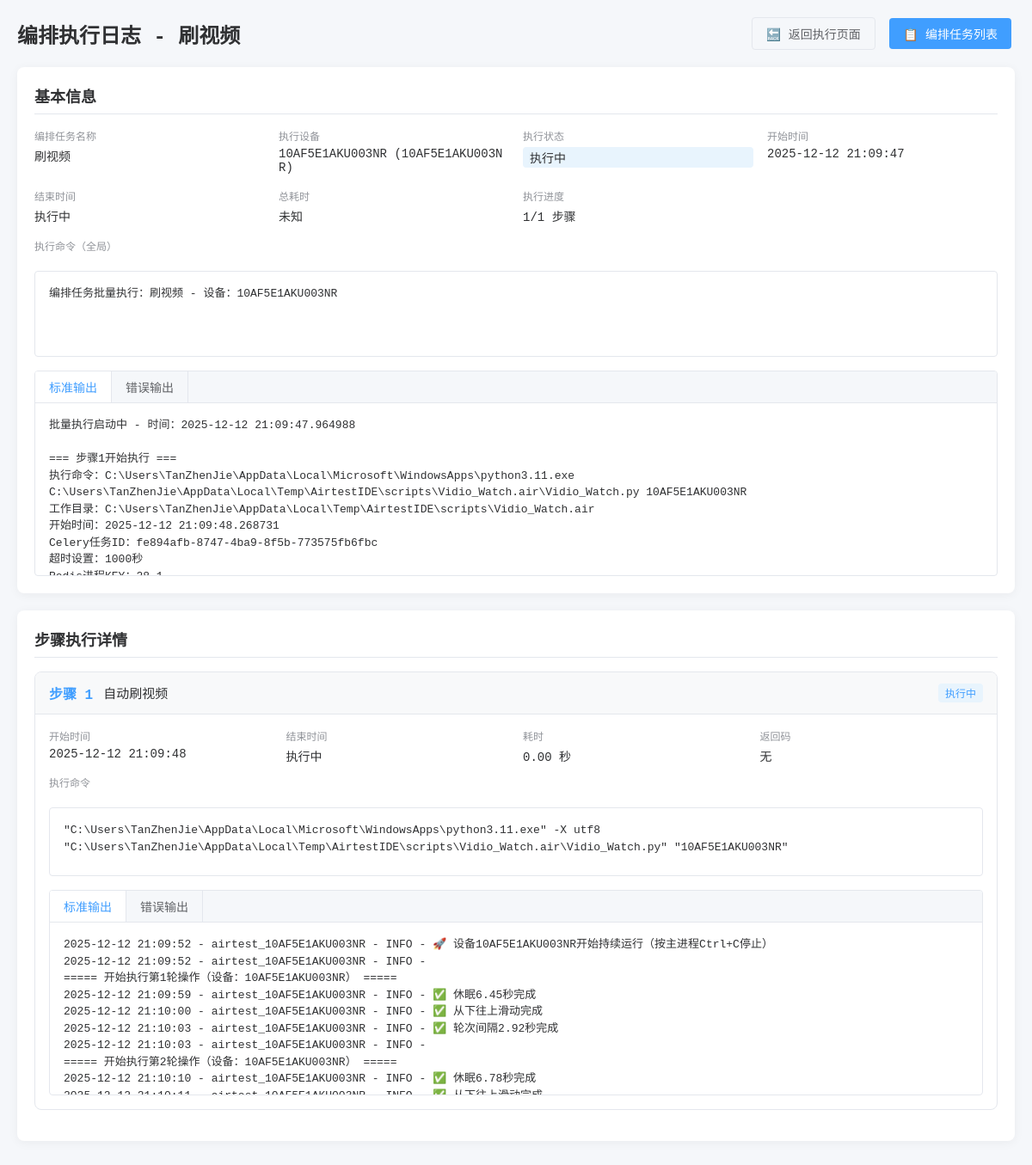
/task_orchestration/log/28/, run on an earlier commit of the app's database.
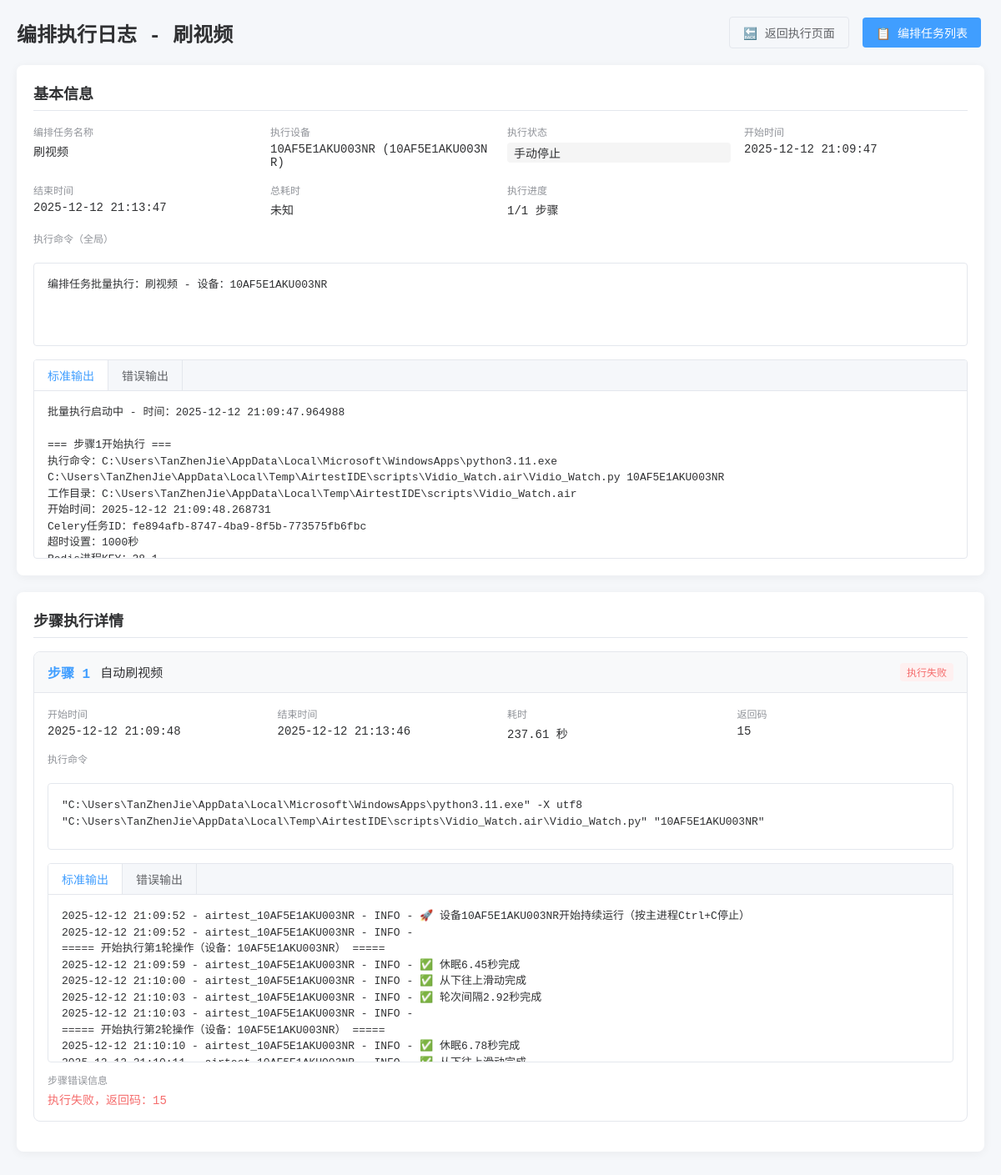
And on a later commit of the database.
### task_orchestration/models.py (models this page shows, shortened)
class OrchestrationLog(models.Model):
    EXEC_STATUS = (
        ("running", "执行中"),
        ("completed", "已完成"),
        ("part_failed", "部分失败"),
        ("failed", "执行失败"),
        ("stopped", "手动停止"),
    )
    orchestration = models.ForeignKey(
        OrchestrationTask,
        on_delete=models.CASCADE,
        related_name="logs",
        verbose_name="关联编排任务"
    )
    device = models.ForeignKey(
        ADBDevice,
        on_delete=models.CASCADE,
        verbose_name="执行设备",
        default=1
    )
    exec_status = models.CharField("执行状态", max_length=20, choices=EXEC_STATUS, default="running")
    exec_command = models.TextField("执行命令", blank=True, null=True)  # 新增
    stdout = models.TextField("标准输出", blank=True, null=True)  # 新增
    stderr = models.TextField("错误输出", blank=True, null=True)  # 新增
    exec_duration = models.FloatField("执行耗时(秒)", blank=True, null=True)  # 新增
    total_steps = models.PositiveIntegerField("总步骤数")
    completed_steps = models.PositiveIntegerField("已完成步骤数", default=0)
    error_msg = models.TextField("错误信息", blank=True, null=True)
    start_time = models.DateTimeField("开始时间", default=timezone.now)
    end_time = models.DateTimeField("结束时间", blank=True, null=True)
    class Meta:
        verbose_name = "编排执行日志"
        verbose_name_plural = "编排执行日志管理"
        ordering = ["-start_time"]

class OrchestrationTask(models.Model):
    TASK_STATUS = (
        ("draft", "草稿"),
        ("active", "已激活"),
        ("disabled", "已禁用"),
    )
    name = models.CharField("编排任务名称", max_length=100, unique=True)
    description = models.TextField("描述", blank=True, null=True)
    status = models.CharField("状态", max_length=20, choices=TASK_STATUS, default="draft")
    create_time = models.DateTimeField("创建时间", default=timezone.now)
    update_time = models.DateTimeField("更新时间", auto_now=True)
    class Meta:
        verbose_name = "编排任务"
        verbose_name_plural = "编排任务管理"
        ordering = ["-create_time"]

class StepExecutionLog(models.Model):
    EXEC_STATUS = (
        ("pending", "待执行"),
        ("running", "执行中"),
        ("completed", "已完成"),
        ("timeout", "执行超时"),
        ("failed", "执行失败"),
        ("stopped", "已停止"),
        ("error", "系统错误"),
    )
    orchestration_log = models.ForeignKey(
        OrchestrationLog,
        on_delete=models.CASCADE,
        related_name="step_logs",
        verbose_name="所属编排日志"
    )
    step = models.ForeignKey(
        TaskStep,
        on_delete=models.CASCADE,
        verbose_name="关联步骤"
    )
    exec_status = models.CharField("执行状态", max_length=20, choices=EXEC_STATUS, default="pending")
    exec_command = models.TextField("执行命令", blank=True, null=True)  # 新增
    stdout = models.TextField("标准输出", blank=True, null=True)  # 新增
    stderr = models.TextField("错误输出", blank=True, null=True)  # 新增
    return_code = models.IntegerField("返回码", blank=True, null=True)  # 新增
    exec_duration = models.FloatField("执行耗时(秒)", blank=True, null=True)  # 新增
    error_msg = models.TextField("步骤错误信息", blank=True, null=True)
    start_time = models.DateTimeField("开始时间", default=timezone.now)
    end_time = models.DateTimeField("结束时间", blank=True, null=True)
    class Meta:
        verbose_name = "步骤执行日志"
        verbose_name_plural = "步骤执行日志管理"
        ordering = ["step__execution_order"]

class TaskStep(models.Model):
    orchestration = models.ForeignKey(
        OrchestrationTask,
        on_delete=models.CASCADE,
        related_name="steps",
        verbose_name="所属编排任务"
    )
    script_task = models.ForeignKey(
        ScriptTask,
        on_delete=models.CASCADE,
        verbose_name="关联脚本任务"
    )
    execution_order = models.PositiveIntegerField("执行顺序")
    run_duration = models.PositiveIntegerField("运行时长(秒)", help_text="指定该子任务运行多久后自动停止")
    create_time = models.DateTimeField("创建时间", default=timezone.now)
    class Meta:
        verbose_name = "子任务步骤"
        verbose_name_plural = "子任务步骤管理"
        ordering = ["execution_order"]
        unique_together = ["orchestration", "execution_order"]  # 确保同编排任务内顺序唯一

### adb_manager/models.py (models this page shows, shortened)
class ADBDevice(BaseModel):
    device_name = models.CharField(
        "设备名称",
        max_length=50,
        help_text="如：游戏手机1"
    )
    device_ip = models.GenericIPAddressField(
        "设备IP",
        blank=True,
        null=True,
        help_text="局域网IP（序列号连接时可不填），如192.168.3.100"
    )
    device_port = models.IntegerField(
        "ADB端口",
        default=5555,
        blank=True,
        null=True,
        help_text="默认5555（序列号连接时可不填）"
    )
    device_serial = models.CharField(
        "设备序列号",
        max_length=100,
        blank=True,
        null=True,
        help_text="ADB设备序列号（优先使用），如10AF5E1AKU003NR或192.168.3.100:5555"
    )
    is_active = models.BooleanField("是否启用监控", default=True)
    user = models.ForeignKey(
        CustomUser,
        on_delete=models.SET_NULL,
        null=True,
        blank=True,
        verbose_name="关联用户",
        help_text="绑定该设备的用户（为空则所有用户可操作）"
    )
    class Meta:
        verbose_name = "ADB设备"
        verbose_name_plural = "ADB设备管理"
        unique_together = ("device_ip", "device_port")
    @property
    def adb_connect_str(self):
        if self.device_serial and self.device_serial.strip():
            return self.device_serial.strip()
        if self.device_ip and self.device_port:
            return f"{self.device_ip}:{self.device_port}"
        return ""  # 修复：返回空字符串而非None

### script_center/models.py (models this page shows, shortened)
class ScriptTask(models.Model):
    TASK_STATUS = (
        ("draft", "草稿"),
        ("active", "已激活"),
        ("disabled", "已禁用"),
    )
    task_name = models.CharField("任务名称", max_length=100, unique=True, help_text="如：自动化测试任务1")
    task_desc = models.TextField("任务描述", blank=True, null=True, help_text="任务详细说明")
    python_path = models.CharField("Python解释器路径", max_length=500,
                                  default=r"C:\Users\TanZhenJie\AppData\Local\Microsoft\WindowsApps\python3.11.exe",
                                  help_text="Python.exe的完整路径")
    script_path = models.CharField("脚本文件路径", max_length=500,
                                  help_text="如：C:\\test\\test4.py（指向.py文件）")
    airtest_mode = models.BooleanField("是否使用Airtest模式", default=False,
                                      help_text="勾选则用airtest run方式执行")
    log_path = models.CharField("日志保存路径", max_length=500, blank=True, null=True,
                               default="./logs", help_text="脚本执行日志保存路径")
    status = models.CharField("任务状态", max_length=20, choices=TASK_STATUS, default="active")
    create_time = models.DateTimeField("创建时间", default=timezone.now)
    update_time = models.DateTimeField("更新时间", auto_now=True)
    class Meta:
        verbose_name = "脚本任务"
        verbose_name_plural = "脚本任务管理"
        ordering = ["-create_time"]

### task_orchestration/views.py (the view)
# urls.py: path('log/<int:log_id>/', views.OrchestrationLogDetailView.as_view(), name='log_detail'),
class OrchestrationLogDetailView(View):
    def get(self, request, log_id):
        orch_log = get_object_or_404(OrchestrationLog, id=log_id)
        step_logs = orch_log.step_logs.all().order_by("step__execution_order")
        if orch_log.exec_duration:
            orch_log.exec_duration_str = f"{orch_log.exec_duration:.2f}秒"
        else:
            orch_log.exec_duration_str = "未知"
        context = {
            "page_title": f"编排执行日志 - {orch_log.orchestration.name}",
            "orch_log": orch_log,
            "step_logs": step_logs
        }
        return render(request, "task_orchestration/log_detail.html", context)

### task_orchestration/templates/task_orchestration/log_detail.html (shortened to what this page needs)
{% load static %}
<!DOCTYPE html>
<html lang="zh-CN">
<head>
</head>
<body>
    <div class="header">
        <h1>{{ page_title }}</h1>
        <div>
            <a href="{% url 'task_orchestration:execute_orchestration' %}" class="btn btn-default">🔙 返回执行页面</a>
            <a href="{% url 'task_orchestration:list' %}" class="btn btn-primary">📋 编排任务列表</a>
        </div>
    </div>
    <div class="card">
        <div class="card-title">基本信息</div>
        <div class="info-grid">
            <div class="info-item">
                <label>编排任务名称</label>
                <span>{{ orch_log.orchestration.name }}</span>
            </div>
            <div class="info-item">
                <label>执行设备</label>
                <span>{{ orch_log.device.device_name }} ({{ orch_log.device.adb_connect_str }})</span>
            </div>
            <div class="info-item">
                <label>执行状态</label>
                <span class="status-badge status-{{ orch_log.exec_status }}">
                    {{ orch_log.get_exec_status_display }}
                </span>
            </div>
            <div class="info-item">
                <label>开始时间</label>
                <span>{{ orch_log.start_time|date:"Y-m-d H:i:s" }}</span>
            </div>
            <div class="info-item">
                <label>结束时间</label>
                <span>{{ orch_log.end_time|date:"Y-m-d H:i:s"|default:"执行中" }}</span>
            </div>
            <div class="info-item">
                <label>总耗时</label>
                <span>{{ orch_log.exec_duration_str }}</span>
            </div>
            <div class="info-item">
                <label>执行进度</label>
                <span>{{ orch_log.completed_steps }}/{{ orch_log.total_steps }} 步骤</span>
            </div>
        </div>
        <div class="info-item" style="margin-top: 16px;">
            <label>执行命令（全局）</label>
            <div class="log-content" style="height: auto; max-height: 100px;">
                <div class="log-tab-content">{{ orch_log.exec_command|default:"无" }}</div>
            </div>
        </div>
        <div class="log-content" style="margin-top: 16px;">
            <div class="log-tab">
                <div class="log-tab-item active" onclick="switchTab('stdout')">标准输出</div>
                <div class="log-tab-item" onclick="switchTab('stderr')">错误输出</div>
            </div>
            <div id="stdout" class="log-tab-content">{{ orch_log.stdout|default:"无" }}</div>
        </div>
    </div>
    <div class="card">
        <div class="card-title">步骤执行详情</div>
        {% for step_log in step_logs %}
        <div class="step-card">
            <div class="step-header">
                <div class="step-header-left">
                    <div class="step-order">步骤 {{ step_log.step.execution_order }}</div>
                    <div class="step-name">{{ step_log.step.script_task.task_name }}</div>
                </div>
                <span class="status-badge status-{{ step_log.exec_status }}">
                    {{ step_log.get_exec_status_display }}
                </span>
            </div>
            <div class="step-body">
                <div class="info-grid" style="margin-bottom: 12px;">
                    <div class="info-item">
                        <label>开始时间</label>
                        <span>{{ step_log.start_time|date:"Y-m-d H:i:s" }}</span>
                    </div>
                    <div class="info-item">
                        <label>结束时间</label>
                        <span>{{ step_log.end_time|date:"Y-m-d H:i:s"|default:"执行中" }}</span>
                    </div>
                    <div class="info-item">
                        <label>耗时</label>
                        <span>{{ step_log.exec_duration|default:0|floatformat:2 }} 秒</span>
                    </div>
                    <div class="info-item">
                        <label>返回码</label>
                        <span>{{ step_log.return_code|default:"无" }}</span>
                    </div>
                </div>
                <div class="info-item" style="margin-bottom: 12px;">
                    <label>执行命令</label>
                    <div class="log-content" style="height: auto; max-height: 80px;">
                        <div class="log-tab-content">{{ step_log.exec_command|default:"无" }}</div>
                    </div>
                </div>
                <div class="log-content">
                    <div class="log-tab">
                        <div class="log-tab-item active" onclick="switchStepTab('step{{ step_log.id }}-stdout', this)">标准输出</div>
                        <div class="log-tab-item" onclick="switchStepTab('step{{ step_log.id }}-stderr', this)">错误输出</div>
                    </div>
                    <div id="step{{ step_log.id }}-stdout" class="log-tab-content">{{ step_log.stdout|default:"无" }}</div>
                </div>
                {% if step_log.error_msg %}
                <div class="info-item" style="margin-top: 12px;">
                    <label>步骤错误信息</label>
                    <span style="color: #f56c6c; font-weight: normal;">{{ step_log.error_msg }}</span>
                </div>
                {% endif %}
            </div>
        </div>
        {% empty %}
        <div style="text-align: center; padding: 20px; color: #909399;">
            暂无步骤执行日志
        </div>
        {% endfor %}
    </div>
</body>
</html>

### task_orchestration/templates/task_orchestration/log_detail.html (style rules this page uses)
* { margin: 0; padding: 0; box-sizing: border-box; }
body { padding: 20px; background-color: #f5f7fa; font-family: "Microsoft YaHei", monospace; font-size: 14px; }
.header { display: flex; justify-content: space-between; align-items: center; margin-bottom: 20px; flex-wrap: wrap; gap: 10px; }
.header h1 { color: #303133; font-size: 24px; font-weight: 600; }
.btn { padding: 8px 16px; border: none; border-radius: 4px; cursor: pointer; font-size: 14px; text-decoration: none; display: inline-block; margin: 0 4px; transition: background-color 0.2s; }
.btn-primary { background-color: #409eff; color: #fff; }
.btn-default { background-color: #f5f7fa; color: #606266; border: 1px solid #e4e7ed; }
.card { background-color: #fff; border-radius: 8px; box-shadow: 0 2px 12px 0 rgba(0, 0, 0, 0.05); padding: 20px; margin-bottom: 20px; }
.card-title { font-size: 18px; font-weight: 600; color: #303133; margin-bottom: 16px; padding-bottom: 8px; border-bottom: 1px solid #e4e7ed; }
.info-grid { display: grid; grid-template-columns: repeat(auto-fill, minmax(250px, 1fr)); gap: 16px; margin-bottom: 16px; }
.info-item { display: flex; flex-direction: column; }
.info-item label { color: #909399; font-size: 12px; margin-bottom: 4px; }
.info-item span { color: #303133; font-size: 14px; font-weight: 500; word-break: break-all; }
.status-badge { display: inline-block; padding: 2px 8px; border-radius: 4px; font-size: 12px; font-weight: 500; }
.status-failed { background-color: #fef0f0; color: #f56c6c; }
.status-stopped { background-color: #f5f5f5; color: #909399; }
.log-content { margin-top: 16px; border: 1px solid #e4e7ed; border-radius: 4px; overflow: hidden; }
.log-tab { display: flex; background-color: #f5f7fa; border-bottom: 1px solid #e4e7ed; }
.log-tab-item { padding: 8px 16px; cursor: pointer; border-right: 1px solid #e4e7ed; font-weight: 500; color: #606266; }
.log-tab-item.active { background-color: #fff; color: #409eff; }
.log-tab-content { padding: 16px; height: 200px; overflow-y: auto; white-space: pre-wrap; font-family: Consolas, monospace; font-size: 13px; line-height: 1.5; color: #303133; }
.step-card { border: 1px solid #e4e7ed; border-radius: 8px; margin-bottom: 16px; overflow: hidden; }
.step-header { background-color: #f8f9fa; padding: 12px 16px; display: flex; justify-content: space-between; align-items: center; border-bottom: 1px solid #e4e7ed; }
.step-header-left { display: flex; align-items: center; gap: 12px; }
.step-order { font-size: 16px; font-weight: 600; color: #409eff; }
.step-name { font-size: 15px; font-weight: 500; color: #303133; }
.step-body { padding: 16px; }

What changed in the data, as far as the page shows it:
changed OrchestrationLog "未知": exec_status "执行中" → "手动停止"; end_time "执行中" → "2025-12-12 21:13:47"
changed StepExecutionLog "自动刷视频": exec_status "执行中" → "执行失败"; end_time "执行中" → "2025-12-12 21:13:46"; exec_duration "0.00" → "237.61"; return_code "无" → "15"; error_msg (not shown) → "执行失败，返回码：15"
